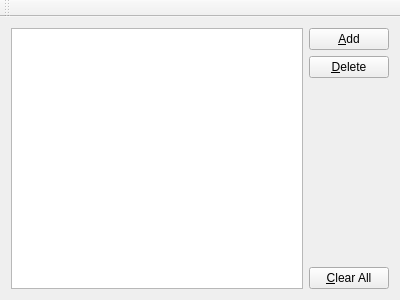
<?xml version="1.0" encoding="UTF-8"?>
<ui version="4.0">
 <class>MainWindow</class>
 <widget class="QMainWindow" name="MainWindow">
  <property name="geometry">
   <rect>
    <x>0</x>
    <y>0</y>
    <width>400</width>
    <height>300</height>
   </rect>
  </property>
  <property name="windowTitle">
   <string>MainWindow</string>
  </property>
  <widget class="QWidget" name="centralWidget">
   <layout class="QHBoxLayout" name="horizontalLayout">
    <item>
     <layout class="QGridLayout" name="gridLayout">
      <item row="0" column="0">
       <widget class="QListWidget" name="lstAddresses"/>
      </item>
      <item row="0" column="1">
       <layout class="QVBoxLayout" name="verticalLayout">
        <item>
         <widget class="QPushButton" name="btnAdd">
          <property name="text">
           <string>&amp;Add</string>
          </property>
         </widget>
        </item>
        <item>
         <widget class="QPushButton" name="btnDelete">
          <property name="text">
           <string>&amp;Delete</string>
          </property>
         </widget>
        </item>
        <item>
         <spacer name="verticalSpacer">
          <property name="orientation">
           <enum>Qt::Vertical</enum>
          </property>
          <property name="sizeHint" stdset="0">
           <size>
            <width>20</width>
            <height>40</height>
           </size>
          </property>
         </spacer>
        </item>
        <item>
         <widget class="QPushButton" name="btnClearAll">
          <property name="text">
           <string>&amp;Clear All</string>
          </property>
         </widget>
        </item>
       </layout>
      </item>
     </layout>
    </item>
   </layout>
  </widget>
  <widget class="QMenuBar" name="menuBar">
   <property name="geometry">
    <rect>
     <x>0</x>
     <y>0</y>
     <width>400</width>
     <height>21</height>
    </rect>
   </property>
  </widget>
  <widget class="QToolBar" name="mainToolBar">
   <attribute name="toolBarArea">
    <enum>TopToolBarArea</enum>
   </attribute>
   <attribute name="toolBarBreak">
    <bool>false</bool>
   </attribute>
  </widget>
 </widget>
 <layoutdefault spacing="6" margin="11"/>
 <tabstops>
  <tabstop>lstAddresses</tabstop>
  <tabstop>btnAdd</tabstop>
  <tabstop>btnDelete</tabstop>
  <tabstop>btnClearAll</tabstop>
 </tabstops>
 <resources/>
 <connections>
  <connection>
   <sender>btnClearAll</sender>
   <signal>clicked()</signal>
   <receiver>lstAddresses</receiver>
   <slot>clear()</slot>
   <hints>
    <hint type="sourcelabel">
     <x>348</x>
     <y>272</y>
    </hint>
    <hint type="destinationlabel">
     <x>216</x>
     <y>175</y>
    </hint>
   </hints>
  </connection>
 </connections>
</ui>
